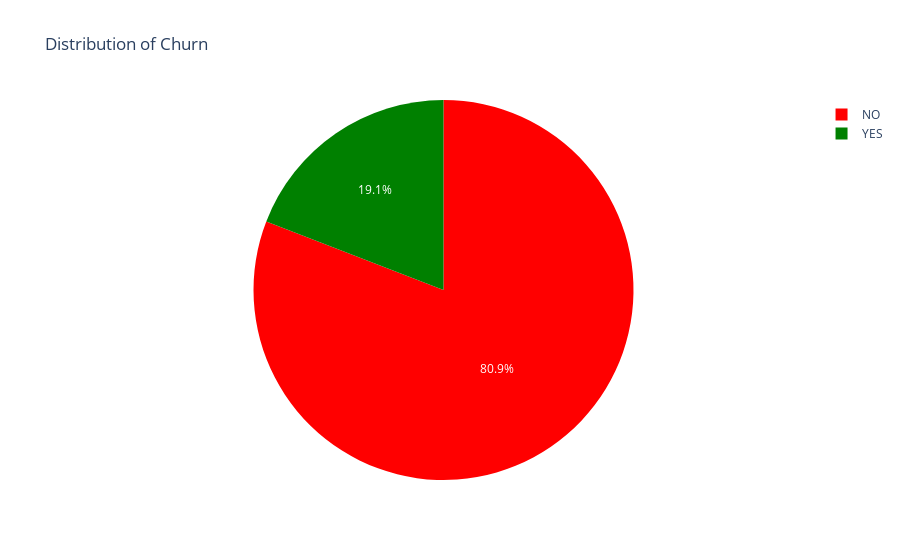

The code cell stored with this chart in its notebook:
### Code cell
target_instance = xToAnalyse["CLIENT_TO_CONTACT"].value_counts().to_frame()
target_instance = target_instance.reset_index()

fig = px.pie(target_instance, values='CLIENT_TO_CONTACT', names = ['NO', 'YES'], color_discrete_sequence=["red", "green"],
             title='Distribution of Churn')
fig.show()

### Figure 1 — Plotly figure (JSON) as saved in the notebook; plotly's stock layout.template omitted (floating-point values rounded to 4 significant figures)
{"data": [{"domain": {"x": [0, 1], "y": [0, 1]}, "hovertemplate": "label=%{label}<br>CLIENT_TO_CONTACT=%{value}<extra></extra>", "labels": ["NO", "YES"], "legendgroup": "", "name": "", "showlegend": true, "type": "pie", "values": [9176, 2170]}], "layout": {"legend": {"tracegroupgap": 0}, "piecolorway": ["red", "green"], "title": {"text": "Distribution of Churn"}}}
